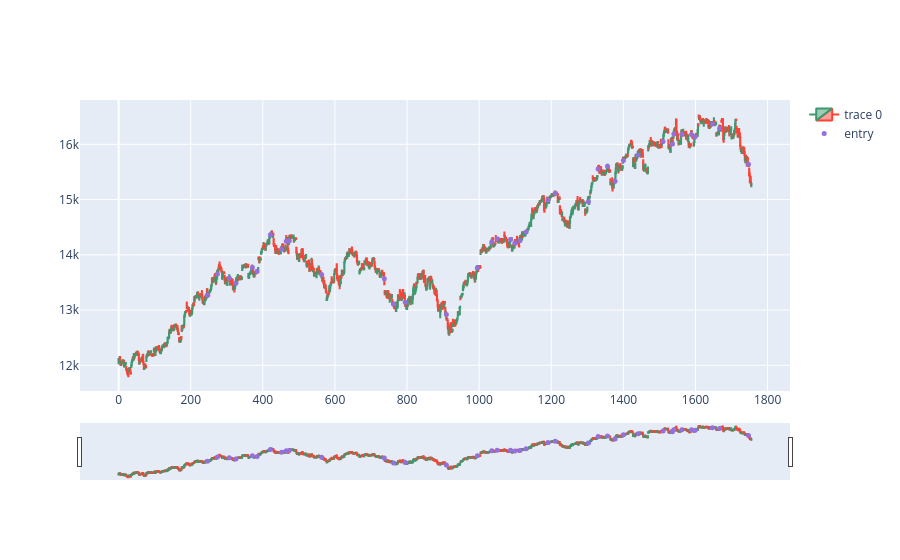

Notebook code cell kept with this figure:
### Code cell
fig = go.Figure(data=[go.Candlestick(x=tradingData.index,
                open=tradingData['Open'],
                high=tradingData['High'],
                low=tradingData['Low'],
                close=tradingData['Close'])])

fig.add_scatter(x=tradingData.index, y=tradingData['pointpos'], mode="markers",
                marker=dict(size=5, color="MediumPurple"),
                name="entry")

# fig.show(renderer="browser")
fig.show()

### Figure 1 — Plotly figure (JSON) as saved in the notebook; plotly's stock layout.template omitted (floating-point values rounded to 4 significant figures; data arrays with more than 128 entries replaced by an {"elided": "..."} marker saying what was removed)
{"data": [{"close": {"elided": "1756 float values"}, "high": {"elided": "1756 float values"}, "low": {"elided": "1756 float values"}, "open": {"elided": "1756 float values"}, "type": "candlestick", "x": {"elided": "1756 int values"}}, {"marker": {"color": "MediumPurple", "size": 5}, "mode": "markers", "name": "entry", "type": "scatter", "x": {"elided": "1756 int values"}, "y": {"elided": "1756 float values"}}], "layout": {}}
